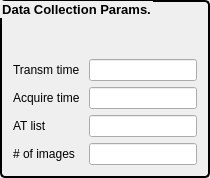
             <widget class="QGroupBox" name="groupBox_3">
              <property name="font">
               <font>
                <pointsize>10</pointsize>
                <weight>75</weight>
                <bold>true</bold>
               </font>
              </property>
              <property name="styleSheet">
               <string notr="true">QGroupBox { 
     border: 2px solid black; 
     border-radius: 5px; 
 } </string>
              </property>
              <property name="title">
               <string>Data Collection Params.</string>
              </property>
              <layout class="QFormLayout" name="formLayout_4">
               <item row="1" column="0">
                <widget class="QLabel" name="label_40">
                 <property name="text">
                  <string>Transm time </string>
                 </property>
                </widget>
               </item>
               <item row="1" column="1">
                <widget class="caTextEntry" name="catextentry_67">
                 <property name="channel" stdset="0">
                  <string notr="true">12idcSAXS:transAcquireTime</string>
                 </property>
                 <property name="background">
                  <color>
                   <red>115</red>
                   <green>215</green>
                   <blue>253</blue>
                  </color>
                 </property>
                 <property name="colorMode">
                  <enum>caLineEdit::Static</enum>
                 </property>
                </widget>
               </item>
               <item row="2" column="0">
                <widget class="QLabel" name="label_37">
                 <property name="text">
                  <string>&lt;html&gt;&lt;head/&gt;&lt;body&gt;&lt;p&gt;Acquire time&lt;/p&gt;&lt;/body&gt;&lt;/html&gt;</string>
                 </property>
                </widget>
               </item>
               <item row="2" column="1">
                <widget class="caTextEntry" name="catextentry_66">
                 <property name="channel" stdset="0">
                  <string notr="true">12idcSAXS:AcquireTime</string>
                 </property>
                 <property name="background">
                  <color>
                   <red>115</red>
                   <green>215</green>
                   <blue>253</blue>
                  </color>
                 </property>
                 <property name="colorMode">
                  <enum>caLineEdit::Static</enum>
                 </property>
                </widget>
               </item>
               <item row="3" column="0">
                <widget class="QLabel" name="label_39">
                 <property name="text">
                  <string>&lt;html&gt;&lt;head/&gt;&lt;body&gt;&lt;p&gt;AT list &lt;/p&gt;&lt;/body&gt;&lt;/html&gt;</string>
                 </property>
                </widget>
               </item>
               <item row="3" column="1">
                <widget class="caTextEntry" name="catextentry_64">
                 <property name="channel" stdset="0">
                  <string notr="true">12idcSAXS:AcquireTimeString</string>
                 </property>
                 <property name="background">
                  <color>
                   <red>115</red>
                   <green>215</green>
                   <blue>253</blue>
                  </color>
                 </property>
                 <property name="colorMode">
                  <enum>caLineEdit::Static</enum>
                 </property>
                </widget>
               </item>
               <item row="4" column="0">
                <widget class="QLabel" name="label_38">
                 <property name="text">
                  <string>&lt;html&gt;&lt;head/&gt;&lt;body&gt;&lt;p&gt;# of images &lt;/p&gt;&lt;/body&gt;&lt;/html&gt;</string>
                 </property>
                </widget>
               </item>
               <item row="4" column="1">
                <widget class="caTextEntry" name="catextentry_65">
                 <property name="channel" stdset="0">
                  <string notr="true">12idcSAXS:NumImages</string>
                 </property>
                 <property name="background">
                  <color>
                   <red>115</red>
                   <green>215</green>
                   <blue>253</blue>
                  </color>
                 </property>
                 <property name="colorMode">
                  <enum>caLineEdit::Static</enum>
                 </property>
                </widget>
               </item>
               <item row="0" column="1">
                <spacer name="verticalSpacer_8">
                 <property name="orientation">
                  <enum>Qt::Vertical</enum>
                 </property>
                 <property name="sizeHint" stdset="0">
                  <size>
                   <width>20</width>
                   <height>40</height>
                  </size>
                 </property>
                </spacer>
               </item>
              </layout>
             </widget>
